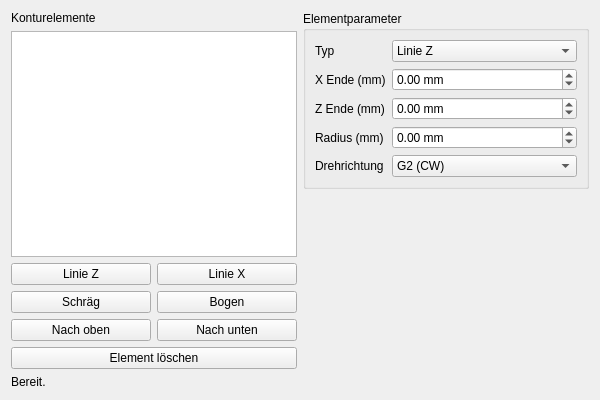
<?xml version="1.0" encoding="UTF-8"?>
<ui version="4.0">
 <class>ContourEditorWidget</class>
 <widget class="QWidget" name="ContourEditorWidget">
  <property name="minimumSize">
   <size>
    <width>600</width>
    <height>400</height>
   </size>
  </property>
  <property name="windowTitle">
   <string>Kontur bearbeiten</string>
  </property>
  <layout class="QVBoxLayout" name="mainLayout">
   <item>
    <layout class="QHBoxLayout" name="topLayout">
     <!-- Linke Seite: Liste der Konturelemente -->
     <item>
      <layout class="QVBoxLayout" name="leftLayout">
       <item>
        <widget class="QLabel" name="labelContourElements">
         <property name="text">
          <string>Konturelemente</string>
         </property>
        </widget>
       </item>
       <item>
        <widget class="QListWidget" name="listContourElements">
         <property name="sizePolicy">
          <sizepolicy hsizetype="Preferred" vsizetype="Expanding">
           <horstretch>0</horstretch>
           <verstretch>0</verstretch>
          </sizepolicy>
         </property>
        </widget>
       </item>
       <item>
        <layout class="QHBoxLayout" name="elementButtonLayout">
         <item>
          <widget class="QPushButton" name="btnAddLineZ">
           <property name="text">
            <string>Linie Z</string>
           </property>
          </widget>
         </item>
         <item>
          <widget class="QPushButton" name="btnAddLineX">
           <property name="text">
            <string>Linie X</string>
           </property>
          </widget>
         </item>
        </layout>
       </item>
       <item>
        <layout class="QHBoxLayout" name="elementButtonLayout2">
         <item>
          <widget class="QPushButton" name="btnAddLineXZ">
           <property name="text">
            <string>Schräg</string>
           </property>
          </widget>
         </item>
         <item>
          <widget class="QPushButton" name="btnAddArc">
           <property name="text">
            <string>Bogen</string>
           </property>
          </widget>
         </item>
        </layout>
       </item>
       <item>
        <layout class="QHBoxLayout" name="elementButtonLayout3">
         <item>
          <widget class="QPushButton" name="btnElementUp">
           <property name="text">
            <string>Nach oben</string>
           </property>
          </widget>
         </item>
         <item>
          <widget class="QPushButton" name="btnElementDown">
           <property name="text">
            <string>Nach unten</string>
           </property>
          </widget>
         </item>
        </layout>
       </item>
       <item>
        <widget class="QPushButton" name="btnElementDelete">
         <property name="text">
          <string>Element löschen</string>
         </property>
        </widget>
       </item>
      </layout>
     </item>

     <!-- Rechte Seite: Parameter des ausgewählten Elements -->
     <item>
      <layout class="QVBoxLayout" name="rightLayout">
       <item>
        <widget class="QGroupBox" name="groupElementParams">
         <property name="title">
          <string>Elementparameter</string>
         </property>
         <layout class="QFormLayout" name="formElementParams">
          <item row="0" column="0">
           <widget class="QLabel" name="labelElementType">
            <property name="text">
             <string>Typ</string>
            </property>
           </widget>
          </item>
          <item row="0" column="1">
           <widget class="QComboBox" name="comboElementType">
            <item>
             <property name="text">
              <string>Linie Z</string>
             </property>
            </item>
            <item>
             <property name="text">
              <string>Linie X</string>
             </property>
            </item>
            <item>
             <property name="text">
              <string>Schräge</string>
             </property>
            </item>
            <item>
             <property name="text">
              <string>Bogen innen</string>
             </property>
            </item>
            <item>
             <property name="text">
              <string>Bogen außen</string>
             </property>
            </item>
           </widget>
          </item>

          <item row="1" column="0">
           <widget class="QLabel" name="labelXEnd">
            <property name="text">
             <string>X Ende (mm)</string>
            </property>
           </widget>
          </item>
          <item row="1" column="1">
           <widget class="QDoubleSpinBox" name="spinXEnd">
            <property name="suffix">
             <string> mm</string>
            </property>
            <property name="minimum">
             <double>-1000.000000000000000</double>
            </property>
            <property name="maximum">
             <double>1000.000000000000000</double>
            </property>
           </widget>
          </item>

          <item row="2" column="0">
           <widget class="QLabel" name="labelZEnd">
            <property name="text">
             <string>Z Ende (mm)</string>
            </property>
           </widget>
          </item>
          <item row="2" column="1">
           <widget class="QDoubleSpinBox" name="spinZEnd">
            <property name="suffix">
             <string> mm</string>
            </property>
            <property name="minimum">
             <double>-1000.000000000000000</double>
            </property>
            <property name="maximum">
             <double>1000.000000000000000</double>
            </property>
           </widget>
          </item>

          <item row="3" column="0">
           <widget class="QLabel" name="labelRadius">
            <property name="text">
             <string>Radius (mm)</string>
            </property>
           </widget>
          </item>
          <item row="3" column="1">
           <widget class="QDoubleSpinBox" name="spinRadius">
            <property name="suffix">
             <string> mm</string>
            </property>
            <property name="minimum">
             <double>-1000.000000000000000</double>
            </property>
            <property name="maximum">
             <double>1000.000000000000000</double>
            </property>
           </widget>
          </item>

          <item row="4" column="0">
           <widget class="QLabel" name="labelArcDir">
            <property name="text">
             <string>Drehrichtung</string>
            </property>
           </widget>
          </item>
          <item row="4" column="1">
           <widget class="QComboBox" name="comboArcDir">
            <item>
             <property name="text">
              <string>G2 (CW)</string>
             </property>
            </item>
            <item>
             <property name="text">
              <string>G3 (CCW)</string>
             </property>
            </item>
           </widget>
          </item>

         </layout>
        </widget>
       </item>

       <item>
        <widget class="LathePreviewWidget" name="previewContour">
         <property name="minimumHeight">
          <number>180</number>
         </property>
        </widget>
       </item>
      </layout>
     </item>
    </layout>
   </item>

   <!-- Optional: Statuszeile / Hinweise -->
   <item>
    <widget class="QLabel" name="labelStatus">
     <property name="text">
      <string>Bereit.</string>
     </property>
    </widget>
   </item>
  </layout>
 </widget>

 <customwidgets>
  <customwidget>
   <class>LathePreviewWidget</class>
   <extends>QWidget</extends>
   <header>lathe_conversational_handler</header>
  </customwidget>
 </customwidgets>

 <resources/>
 <connections/>
</ui>
